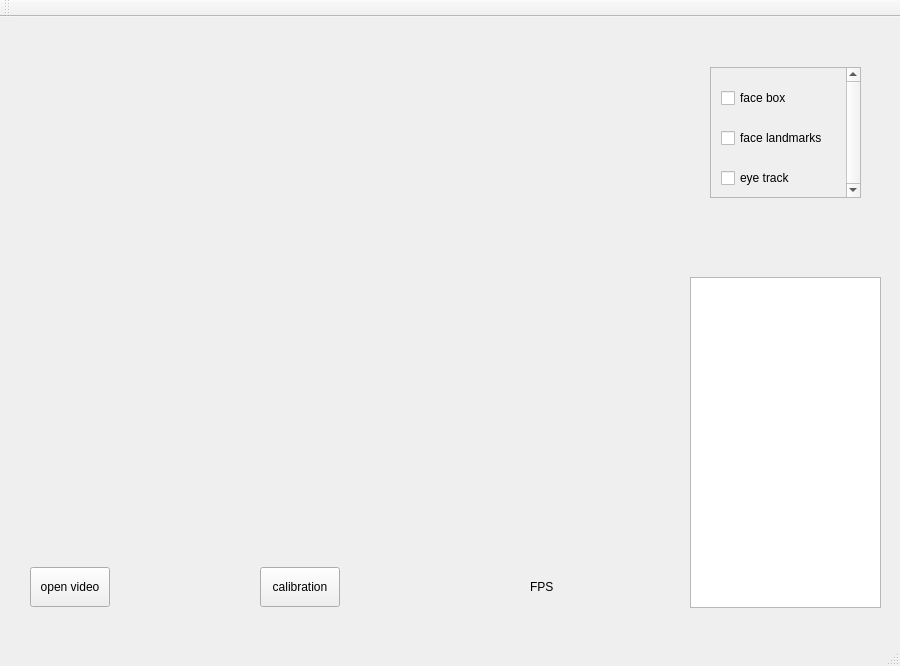
<?xml version="1.0" encoding="UTF-8"?>
<ui version="4.0">
 <class>MainWindow</class>
 <widget class="QMainWindow" name="MainWindow">
  <property name="geometry">
   <rect>
    <x>0</x>
    <y>0</y>
    <width>900</width>
    <height>666</height>
   </rect>
  </property>
  <property name="windowTitle">
   <string>MainWindow</string>
  </property>
  <widget class="QWidget" name="centralWidget">
   <property name="styleSheet">
    <string notr="true"/>
   </property>
   <widget class="ImageViewer" name="imageview" native="true">
    <property name="geometry">
     <rect>
      <x>20</x>
      <y>30</y>
      <width>640</width>
      <height>480</height>
     </rect>
    </property>
   </widget>
   <widget class="QWidget" name="widget_2" native="true">
    <property name="geometry">
     <rect>
      <x>20</x>
      <y>540</y>
      <width>641</width>
      <height>61</height>
     </rect>
    </property>
    <widget class="QPushButton" name="btn_open">
     <property name="geometry">
      <rect>
       <x>10</x>
       <y>10</y>
       <width>80</width>
       <height>40</height>
      </rect>
     </property>
     <property name="styleSheet">
      <string notr="true"/>
     </property>
     <property name="text">
      <string>open video</string>
     </property>
    </widget>
    <widget class="QPushButton" name="btn_calibration">
     <property name="geometry">
      <rect>
       <x>240</x>
       <y>10</y>
       <width>80</width>
       <height>40</height>
      </rect>
     </property>
     <property name="text">
      <string>calibration</string>
     </property>
    </widget>
    <widget class="QLabel" name="label">
     <property name="geometry">
      <rect>
       <x>510</x>
       <y>10</y>
       <width>81</width>
       <height>40</height>
      </rect>
     </property>
     <property name="sizePolicy">
      <sizepolicy hsizetype="Preferred" vsizetype="Fixed">
       <horstretch>0</horstretch>
       <verstretch>0</verstretch>
      </sizepolicy>
     </property>
     <property name="text">
      <string>FPS</string>
     </property>
    </widget>
   </widget>
   <widget class="QWidget" name="widget_3" native="true">
    <property name="geometry">
     <rect>
      <x>680</x>
      <y>30</y>
      <width>211</width>
      <height>571</height>
     </rect>
    </property>
    <widget class="QScrollArea" name="scrollArea">
     <property name="geometry">
      <rect>
       <x>30</x>
       <y>20</y>
       <width>151</width>
       <height>131</height>
      </rect>
     </property>
     <property name="verticalScrollBarPolicy">
      <enum>Qt::ScrollBarAlwaysOn</enum>
     </property>
     <property name="widgetResizable">
      <bool>true</bool>
     </property>
     <widget class="QWidget" name="scrollAreaWidgetContents">
      <property name="geometry">
       <rect>
        <x>0</x>
        <y>0</y>
        <width>135</width>
        <height>129</height>
       </rect>
      </property>
      <widget class="QCheckBox" name="box_check">
       <property name="geometry">
        <rect>
         <x>10</x>
         <y>20</y>
         <width>85</width>
         <height>20</height>
        </rect>
       </property>
       <property name="text">
        <string>face box</string>
       </property>
      </widget>
      <widget class="QCheckBox" name="landmark_check">
       <property name="geometry">
        <rect>
         <x>10</x>
         <y>60</y>
         <width>121</width>
         <height>20</height>
        </rect>
       </property>
       <property name="text">
        <string>face landmarks</string>
       </property>
      </widget>
      <widget class="QCheckBox" name="checkBox_3">
       <property name="geometry">
        <rect>
         <x>10</x>
         <y>100</y>
         <width>85</width>
         <height>20</height>
        </rect>
       </property>
       <property name="text">
        <string>eye track</string>
       </property>
      </widget>
     </widget>
    </widget>
    <widget class="QTextEdit" name="textEdit">
     <property name="geometry">
      <rect>
       <x>10</x>
       <y>230</y>
       <width>191</width>
       <height>331</height>
      </rect>
     </property>
    </widget>
   </widget>
  </widget>
  <widget class="QMenuBar" name="menuBar">
   <property name="geometry">
    <rect>
     <x>0</x>
     <y>0</y>
     <width>900</width>
     <height>19</height>
    </rect>
   </property>
  </widget>
  <widget class="QToolBar" name="mainToolBar">
   <attribute name="toolBarArea">
    <enum>TopToolBarArea</enum>
   </attribute>
   <attribute name="toolBarBreak">
    <bool>false</bool>
   </attribute>
  </widget>
  <widget class="QStatusBar" name="statusBar"/>
 </widget>
 <layoutdefault spacing="6" margin="11"/>
 <customwidgets>
  <customwidget>
   <class>ImageViewer</class>
   <extends>QWidget</extends>
   <header location="global">imageviewer.h</header>
   <container>1</container>
  </customwidget>
 </customwidgets>
 <resources/>
 <connections/>
</ui>
